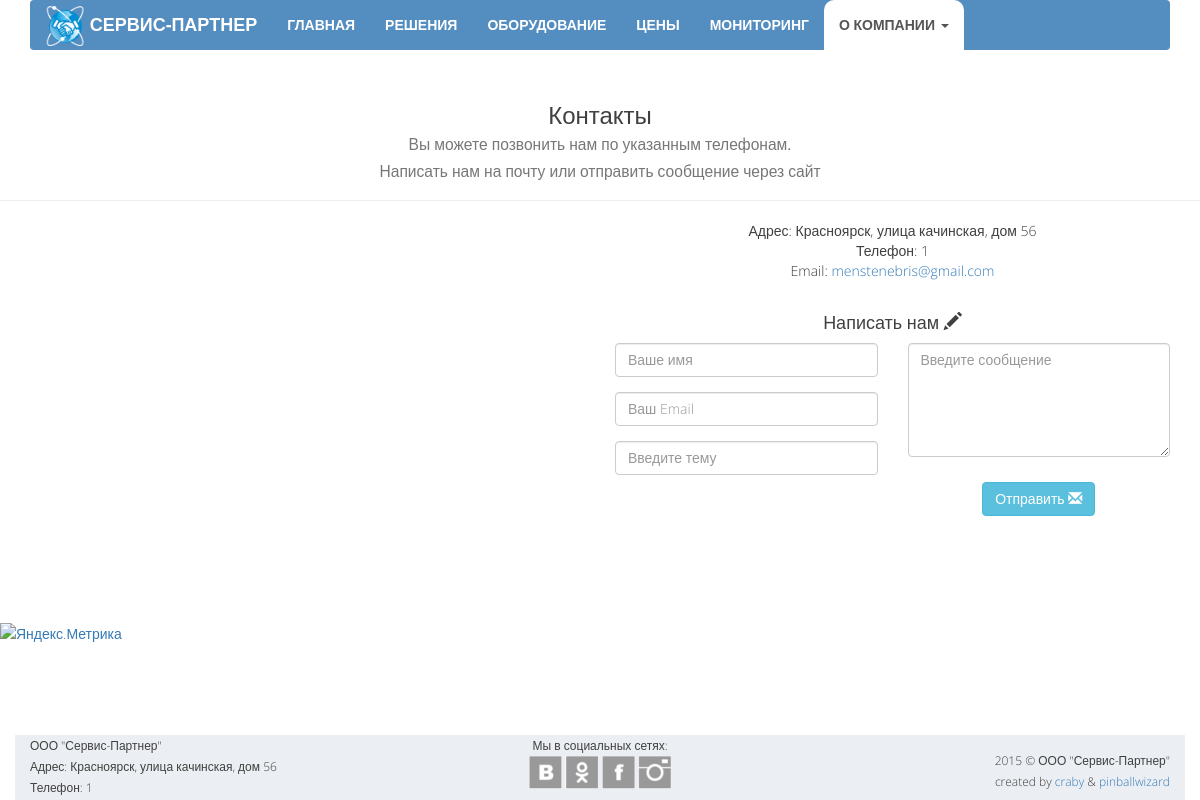
Screenshot of /contacts with the database file from the repository.
### opensky/models.py (models this page shows, shortened)
class Office(models.Model):
    MAP_CHOICES = (
        ('yandex#map', 'Схема'),
        ('yandex#satellite', 'Спутник'),
        ('yandex#hybrid', 'Гибрид'),
        ('yandex#publicMap', 'Народная'),
        ('yandex#publicMapHybrid', 'Народная+Гибрид'),
    )
    address = models.CharField("Контактный адресс", max_length=100, blank=True)
    email = models.EmailField("Контактная почта", max_length=50, blank=True)
    phone1 = models.CharField("Телефон офиса", max_length=15, blank=True)
    phone2 = models.CharField("Телефон техподдержки", max_length=15, blank=True)
    latitude = models.CharField("Широта", max_length=10)
    longitude = models.CharField("Долгота", max_length=10)
    maptype = models.CharField("Тип карты", max_length=30, choices=MAP_CHOICES, default='yandex#map')

class SocialWidget(models.Model):
    SOCIAL_CHOICES = (
        ('vk', 'Вконтакте'),
        ('ok', 'Одноклассники'),
        ('fb', 'Facebook'),
        ('tw', 'Twitter'),
        ('li', 'LinkedIn'),
        ('yt', 'YouTube'),
        ('in', 'Instagram'),
    )
    name = models.CharField("Название", max_length=2, choices=SOCIAL_CHOICES)
    url = models.URLField("Ссылка", blank=True)

### opensky/views.py (the view, shortened to what this page needs)
# urls.py: url(r'^contacts', views.contacts, name='contacts'),
def contacts(request):
    office = Office.objects.get(pk=1)
    office_mail = office.email
    server_mail = 'ooo.service-partner@yandex.ru'
    data = {
        'office': office,
        'widgets': SocialWidget.objects.all(),
        'form': MailForm(),
        'thank': False,
        'color': {},
    }
    return render(request, 'opensky/contacts.html', data)

### opensky/views.py (shortened to what this page needs)
class MailForm(forms.ModelForm):
    color = {}
    class Meta:
        model = Mail
        fields = ['sender', 'email', 'subject', 'message']
        localized_fields = ('__all__',)
        widgets = {
            'sender': forms.TextInput(attrs={
                'placeholder': 'Ваше имя',
                'type': 'text',
                'class': 'form-control',
            }),
            'email': forms.EmailInput(attrs={
                'placeholder': 'Ваш Email',
                'type': 'email',
                'class': 'form-control',
            }),
            'subject': forms.TextInput(attrs={
                'placeholder': 'Введите тему',
                'type': 'text',
                'class': 'form-control',
            }),
            'message': forms.Textarea(attrs={
                'placeholder': 'Введите сообщение',
                'type':'text',
                'class': 'form-control',
                'rows': 5,
            }),
        }

### opensky/templates/opensky/contacts.html (shortened to what this page needs)
{% extends "opensky/template.html" %}
{% block body %}
    <div class="page-header text-center">
        <h3>Контакты <br>
            <small>Вы можете позвонить нам по указанным телефонам.<br>
                Написать нам на почту или отправить сообщение через сайт</small></h3>
    </div>
    <div class="container">
        <div class="row">
            <div class="col-md-6">
                <div id="map" data-maptype="{{ office.maptype }}" data-latitude="{{ office.latitude }}" data-longitude="{{ office.longitude }}" style="width:100%; height:400px"></div>
            </div>
            <div class="col-md-6 text-center">
                <address>
                    Адрес: {{ office.address }}<br/>
                    Телефон: {{ office.phone1 }}<br/>
                    Email: {{ office.email|urlize }}
                </address>
                <div class="row">
                    <form action="{% url 'contacts' %}" role="form" method="post">
                        <h4>Написать нам <span class="glyphicon glyphicon-pencil"></span></h4>
                        <div class="col-md-6">
                            <div class="form-group {{ color.sender }} fieldWrapper">
                                {{ form.sender }}
                            </div>
                            <div class="form-group {{ color.email }} fieldWrapper">
                                {{ form.email }}
                            </div>
                            <div class="form-group {{ color.subject }} fieldWrapper">
                                {{ form.subject }}
                            </div>
                        </div>
                        <div class="col-md-6">
                            <div class="form-group {{ color.message }} fieldWrapper">
                                {{ form.message }}
                            </div>
                        </div>
                        <button class="btn btn-info btn-primary btn-md contact-btn" type="submit">Отправить
                            <span class="glyphicon glyphicon-envelope" aria-hidden="true"></span>
                        </button>
                    </form>
                </div>
            </div>
        </div>
    </div>
{% endblock %}

### opensky/templates/opensky/template.html (shortened to what this page needs)
<!DOCTYPE html>
<html>
<head lang="en">
    {% load staticfiles %}
    <link rel="stylesheet" href="https://maxcdn.bootstrapcdn.com/bootstrap/3.3.4/css/bootstrap.min.css">
    <link href="{% static 'opensky/style/mystyle.css' %}" rel="stylesheet">
</head>
<body>
    {% block header %}
    <header class="header">
        <div class="container">
            <nav class="navbar navbar-default">
                <div class="navbar-header hidden-sm">
                    <a class="navbar-brand" href="{% url 'home' %}">
                        <img src="{% static 'opensky/images/logo-small.png' %}" height="40px" width="40px">
                        <span class="hidden-md">СЕРВИС-ПАРТНЕР</span>
                    </a>
                </div>
                <div class="collapse navbar-collapse" id="myNavbar">
                    <ul class="mynav nav navbar-nav">
                        <li><a href="{% url 'home' %}">ГЛАВНАЯ</a></li>
                        <li><a href="{% url 'features' %}">РЕШЕНИЯ</a></li>
                        <li><a href="{% url 'equipment' %}">ОБОРУДОВАНИЕ</a></li>
                        <li><a href="{% url 'pricing' %}">ЦЕНЫ</a></li>
                        <li><a href="{% url 'services' %}">МОНИТОРИНГ</a></li>
                        <li class="dropdown text-nowrap">
                            <a class="dropdown-toggle" data-toggle="dropdown" id="menu1" href="#">
                                О КОМПАНИИ
                                <span class="caret"></span>
                            </a>
                        </li>
                    </ul>
                </div>
            </nav>
        </div>
    </header>
    {% endblock header %}
    {% block body %}
    {% endblock body %}
    <footer class="footer">
        <div class="container">
            <div class="row">
                <div class="col-md-4 hidden-xs hidden-sm">
                    ООО "Сервис-Партнер"<br>
                    Адрес: {{ office.address }}<br>
                    Телефон: {{ office.phone1 }}
                </div>
                <div class="col-md-4 col-xs-6 text-center">
                    Мы в социальных сетях:<br>
                    {% for widget in widgets %}
                        <a href="{{ widget.url }}"><div class="s-l {{ widget.name }}"></div></a>
                    {% endfor %}
                </div>
                <div class="col-md-4 col-xs-6 text-right">
                    <span>2015 © ООО "Сервис-Партнер"<br> created by
                        <a href="https://github.com/craby-c">craby</a> &
                        <a href="https://github.com/pinballwizard">pinballwizard</a>
                    </span>
                </div>
            </div>
        </div>
    </footer>
</body>
<a href="https://metrika.yandex.ru/stat/?id=29770461&amp;from=informer" target="_blank" rel="nofollow">
    <img src="//bs.yandex.ru/informer/29770461/3_1_FFFFFFFF_EFEFEFFF_0_pageviews" style="width:88px; height:31px; border:0;" alt="Яндекс.Метрика" title="Яндекс.Метрика: данные за сегодня (просмотры, визиты и уникальные посетители)" onclick="try{Ya.Metrika.informer({i:this,id:29770461,lang:'ru'});return false}catch(e){}"/>
</a>
</html>

### opensky/static/opensky/style/mystyle.css (style rules this page uses)
html { min-height: 100%; position: relative; }
body { min-height: 100%; font-size: 14px; font-family: 'Open Sans', sans-serif; font-weight: 300; line-height: 21px; color: #404040; margin-bottom: 100px; }
.header { color: #ffffff; font-weight: bold; padding-bottom: 1%; }
.navbar-brand { font-weight: bold; padding-top: 6px; }
.navbar-brand>img { display: inline; }
.navbar-default .navbar-brand, .navbar-brand:hover { color: #FFFFFF !important; }
.navbar-default { margin-bottom: 0; background-color: #548DBF; border: none; }
.navbar-default .mynav>li>a { color:#FFFFFF; font-size: 14px; font-weight: bold; }
.navbar-collapse { padding: 0; }
.nav>li:hover, .nav>li:active, .nav>.active>a, .nav>.open>a { background-color: #FFFFFF !important; border-radius: 10px 10px 0 0; color: #404040; }
li>a { font-size: 18px; }
.footer { position: absolute; bottom: 0; width: 100%; height: 65px; }
.footer>.container, .footer>.container>.row, .footer>.container>.row>div { height: 100%; background-color: #EBEEF2; }
.footer>.container>.row>div:last-child { padding: 15px 15px 0 10px; }
.footer>.container>.row>div { font-size: 12px; }
.contact-btn { margin-top: 10px; }
.s-l { display: inline-block; height: 33px; width: 33px; background: url('../images/ikonki-small.png') no-repeat; cursor: pointer; }
.vk { background-position: -137px -55px; }
.ok { background-position: -178px -55px; }
.fb { background-position: -12px -55px; }
.in { background-position: -261px -55px; }
.btn, .nav-tabs { outline: none !important; }
@media (min-width: 768px) { .navbar-nav>li { display: table-cell; float: none; text-align: center; } }

### rows the page displays
Office: address "Красноярск, улица качинская, дом 56", phone1 "1", email "menstenebris@gmail.com"
